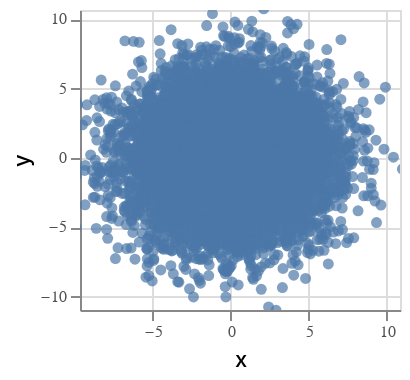

This figure's notebook cell:
### Code cell
# Altair Rendering Cost

import altair as alt

chart = alt.Chart(df).mark_circle().encode(
    x=alt.X('x', scale=alt.Scale(domain=(-9.657396316871525, 10.839831021249443)),type='quantitative'),
    y=alt.Y('y', scale=alt.Scale(domain=(-10.969320297764385, 10.682619962116647)),type='quantitative')
)
chart = chart.configure_mark(tooltip=alt.TooltipContent('encoding')) # Setting tooltip as non-null
chart = chart.interactive() # Enable Zooming and Panning

chart = chart.configure_title(fontWeight=500,fontSize=13,font='Helvetica Neue')
chart = chart.configure_axis(titleFontWeight=500,titleFontSize=11,titleFont='Helvetica Neue',
			labelFontWeight=400,labelFontSize=8,labelFont='Helvetica Neue',labelColor='#505050')
chart = chart.configure_legend(titleFontWeight=500,titleFontSize=10,titleFont='Helvetica Neue',
			labelFontWeight=400,labelFontSize=8,labelFont='Helvetica Neue')
chart = chart.properties(width=160,height=150)

chart

### Figure 1 — Vega-Lite specification as saved in the notebook (floating-point values rounded to 4 significant figures; data arrays with more than 128 entries replaced by an {"elided": "..."} marker saying what was removed)
{"config": {"view": {"continuousWidth": 400, "continuousHeight": 300}, "axis": {"labelColor": "#505050", "labelFont": "Helvetica Neue", "labelFontSize": 8, "labelFontWeight": 400, "titleFont": "Helvetica Neue", "titleFontSize": 11, "titleFontWeight": 500}, "legend": {"labelFont": "Helvetica Neue", "labelFontSize": 8, "labelFontWeight": 400, "titleFont": "Helvetica Neue", "titleFontSize": 10, "titleFontWeight": 500}, "mark": {"tooltip": {"content": "encoding"}}, "title": {"font": "Helvetica Neue", "fontSize": 13, "fontWeight": 500}}, "data": {"name": "data-cfad468c0ee094876481ddf5f24b993c"}, "mark": "circle", "encoding": {"x": {"type": "quantitative", "field": "x", "scale": {"domain": [-9.657, 10.84]}}, "y": {"type": "quantitative", "field": "y", "scale": {"domain": [-10.97, 10.68]}}}, "height": 150, "selection": {"selector002": {"type": "interval", "bind": "scales", "encodings": ["x", "y"]}}, "width": 160, "$schema": "https://vega.github.io/schema/vega-lite/v4.0.2.json", "datasets": {"data-cfad468c0ee094876481ddf5f24b993c": {"elided": "50000 records"}}}
